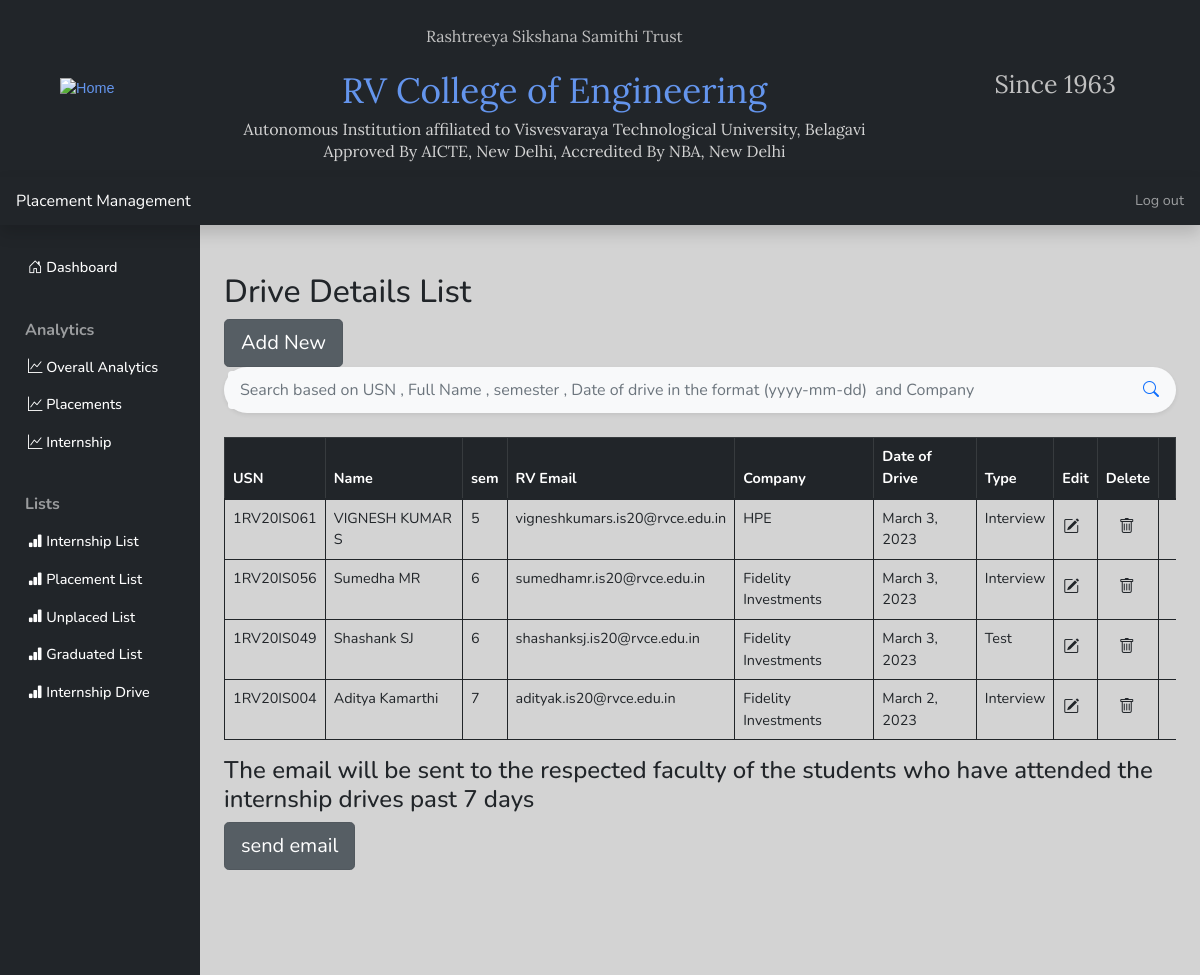
/Student_SPC/Dlist/ (signed in), run on the app's committed database.
### main_app/models.py (models this page shows)
class Drive(models.Model):
    Usn = models.CharField(max_length=15)
    Full_name=models.CharField(max_length=50)
    semester=models.CharField(max_length=15,choices=sem)
    rvce_email=models.CharField(max_length=50)
    personal_email=models.CharField(max_length=50)
    phone=models.CharField(max_length=15)
    Interested_In_higherStudies=models.CharField(max_length=5,choices=higher_choices)
    Company=models.CharField(max_length=20)
    Date_of_drive=models.DateField(max_length=20)
    Type=models.CharField(max_length=20,choices=drive)

### main_app/views.py (the view)
# urls.py: path('Dlist/',views.Drive_list,name='Dlist'),
@login_required
def Drive_list(request):
    if'q'in request.GET:
        q=request.GET['q']
        multiple_q=Q(Q(Full_name__icontains=q)|Q(Usn__icontains=q)|Q(semester__icontains=q)|Q(Company__icontains=q)|Q(Date_of_drive__icontains=q))
        data=Drive.objects.filter(multiple_q).order_by('semester')
    else:
        data=Drive.objects.all().order_by('semester')
    context={'DList':data}
    return render(request,"Drive_list.html",context)

### main_app/templates/Drive_list.html (shortened to what this page needs)
{% extends 'base.html'%}
{% block sidebar %}
{% include 'SPCsidebar.html'%}
{% endblock %}
{% block content %}
<main class="col-md-9 ms-sm-auto col-lg-10 px-md-4">
    <h1 class="mt-5 h2">Drive Details List</h1>
    {% if user.is_authenticated and user.is_staff or user.is_superuser %}
    <a href="{% url 'Dform' %}" class="btn btn-secondary btn-lg active" role="button" aria-pressed="true">Add New</a>
{% endif %}
    <br>
    <form action="">
        <div class="p-1 bg-light rounded rounded-pill shadow-sm mb-4">
          <div class="input-group">
            <input type="search" name="q" placeholder="Search based on USN , Full Name , semester , Date of drive in the format (yyyy-mm-dd)  and Company" aria-describedby="button-addon1" class="form-control border-0 bg-light">
            <div class="input-group-append">
              <button id="button-addon1" type="submit" class="btn btn-link text-primary"><i class="bi bi-search"></i></button>
            </div>
          </div>
        </div>
        </form>
        <table class="mt-4 table table-bordered border-dark">
            <thead class="table-dark">
                <tr>
                    <th scope="col">USN</th>
                    <th scope="col">Name</th>
                    <th scope="col">sem</th>
                    <th scope="col">RV Email</th>
                    <th scope="col">Company</th>
                    <th scope="col">Date of Drive</th>
                    <th scope="col">Type</th>
                    {% if user.is_authenticated and user.is_staff or user.is_superuser %}
                    <th scope="col">Edit</th>
                    <th scope="col">Delete</th>
                    {% endif %}
                    <th></th>
                </tr>
            </thead>
            <tbody>
                {% for list in DList %}
                <tr>
                    <td>{{list.Usn}}</td>
                    <td>{{list.Full_name}}</td>
                    <td>{{list.semester}}</td>
                    <td>{{list.rvce_email}}</td>
                    <td>{{list.Company}}</td>
                    <td>{{list.Date_of_drive}} </td>
                    <td>{{list.Type}}</td>
                    {% if user.is_authenticated and user.is_staff or user.is_superuser %}
                    <td>
                       <a href="{% url 'Dupdate' list.id %}" class="btn text secondary px-0">
                        <i class="bi bi-pencil-square"></i>
                       </a>
                    </td>
                    <td>
                    <form action="{% url 'Ddel' list.id %}" method="post" onsubmit = "return confirm('Are you sure you want to delete?')">
                        <button type="'submit" class="btn">
                            <i class="bi bi-trash"></i>
                        </button>
                    </form>
                    </td>
                   {% endif %}
                </tr>
                {% endfor %}
            </tbody>
        </table>
        {% if user.is_authenticated and user.is_staff or user.is_superuser %}
        <h4>The email will be sent to the respected faculty of the students who have attended the internship drives past 7 days </h4>
        <form action="{% url 'Email' %}" method="post" >
            <button type="submit" class="btn btn-secondary btn-lg active">
               send email
            </button>
        </form>
        {% endif %}
    </div>
{% endblock %}

### static/css/style.css (style rules this page uses)
body { font-size: 0.9rem; font-family: 'Nunito', sans-serif; background-color:#d3d3d3; }
a { color: cornflowerblue; text-decoration: none; }
td { overflow: hidden; text-overflow: ellipsis; word-wrap: break-word; }

### data on the page
Drive: Usn "1RV20IS061", Full_name "VIGNESH KUMAR S", semester "5", rvce_email "vigneshkumars.is20@rvce.edu.in", Company "HPE", Date_of_drive "March 3, 2023", Type "Interview"
Drive: Usn "1RV20IS056", Full_name "Sumedha MR", semester "6", rvce_email "sumedhamr.is20@rvce.edu.in", Company "Fidelity Investments", Date_of_drive "March 3, 2023", Type "Interview"
Drive: Usn "1RV20IS049", Full_name "Shashank SJ", semester "6", rvce_email "shashanksj.is20@rvce.edu.in", Company "Fidelity Investments", Date_of_drive "March 3, 2023", Type "Test"
Drive: Usn "1RV20IS004", Full_name "Aditya Kamarthi", semester "7", rvce_email "adityak.is20@rvce.edu.in", Company "Fidelity Investments", Date_of_drive "March 2, 2023", Type "Interview"
